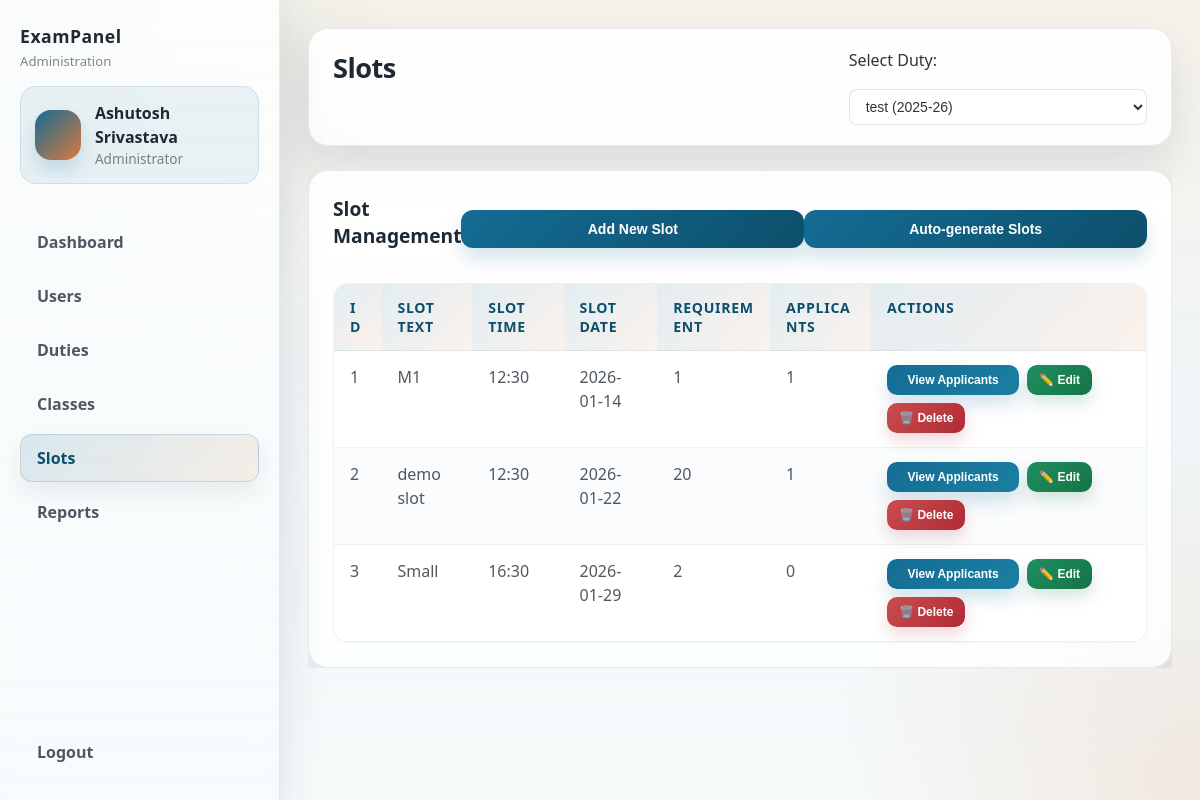
/admin/slots.php (signed in), run on the app's committed database.
### tables this page shows
CREATE TABLE `slot` (
  `id` int(11) NOT NULL,
  `duty` int(11) DEFAULT NULL,
  `slottext` text DEFAULT NULL,
  `slottime` text DEFAULT NULL,
  `slotdate` text DEFAULT NULL,
  `requirement` int(11) DEFAULT NULL
);

### admin/slots.php (the view, shortened to what this page needs)
<?php
require_once '../lib/conn.php';
$duties_query = "SELECT id, title, academicsession, type, createdat FROM duties ORDER BY createdat DESC";
$duties_result = $conn->query($duties_query);
$duties = [];
if ($duties_result) {
    while ($row = $duties_result->fetch_assoc()) {
        $duties[] = $row;
    }
}
$selected_duty = null;
if (isset($_REQUEST['duty']) && $_REQUEST['duty'] !== '') {
    $selected_duty = intval($_REQUEST['duty']);
} elseif (isset($duties[0]['id'])) {
    $selected_duty = $duties[0]['id'];
}
$slots_query = "SELECT s.id, s.slottext, s.slottime, s.slotdate, s.requirement, (SELECT COUNT(*) FROM preferences p WHERE p.slotid = s.id) AS applicants FROM slot s WHERE s.duty = ? ORDER BY s.id";
function fetchSlotsForDuty($conn, $query, $dutyId)
{
    $slots = [];
    $stmt = $conn->prepare($query);
    $stmt->bind_param("i", $dutyId);
    $stmt->execute();
    $slots_result = $stmt->get_result();
    while ($row = $slots_result->fetch_assoc()) {
        $slots[] = $row;
    }
    return $slots;
}
$slots = fetchSlotsForDuty($conn, $slots_query, $selected_duty);
?>
<!DOCTYPE html>
<html lang="en">
<head>
    <link rel="stylesheet" href="../public/style/styles.css">
    <link rel="stylesheet" href="../public/style/admin.css">
</head>
<body class="admin-open">
    <?php include 'sidebar.php'; ?>
    <div class="main">
        <header class="topbar">
            <h1 class="page-title">Slots</h1>
            <div class="topbar-controls">
                <label for="duty_select">Select Duty:</label>
                <select id="duty_select" onchange="changeDuty()" class="duty-select">
                    <?php foreach ($duties as $duty): ?>
                    <option value="<?= $duty['id'] ?>" <?= $selected_duty == $duty['id'] ? 'selected' : '' ?>>
                        <?= htmlspecialchars($duty['title']) ?> (<?= htmlspecialchars($duty['academicsession']) ?>)
                    </option>
                    <?php endforeach; ?>
                </select>
            </div>
        </header>
        <section class="content">
            <div class="duties-table">
                <div class="table-header">
                    <h2>Slot Management</h2>
                    <button type="button" class="btn add-user-btn" onclick="openAddModal()">Add New Slot</button>
                    <button type="button" class="btn add-user-btn" onclick="openAutoGenerateModal()">Auto-generate Slots</button>
                </div>
                <table>
                    <thead>
                        <tr>
                            <th>ID</th>
                            <th>Slot Text</th>
                            <th>Slot Time</th>
                            <th>Slot Date</th>
                            <th>Requirement</th>
                            <th>Applicants</th>
                            <th>Actions</th>
                        </tr>
                    </thead>
                    <tbody>
                        <?php foreach ($slots as $slot): ?>
                        <tr>
                            <td><?= htmlspecialchars($slot['id']) ?></td>
                            <td><?= htmlspecialchars($slot['slottext']) ?></td>
                            <td><?= htmlspecialchars($slot['slottime']) ?></td>
                            <td><?= htmlspecialchars($slot['slotdate']) ?></td>
                            <td><?= htmlspecialchars($slot['requirement']) ?></td>
                            <td><?= htmlspecialchars($slot['applicants']) ?></td>
                            <td>
                                <div class="actions">
                                    <form method="get" action="slot_applicants.php" class="view-form" style="display:inline;">
                                        <button type="submit" class="btn small view-btn" title="View attendees">
                                            View Applicants
                                        </button>
                                    </form>
                                    <button class="btn small edit-btn" onclick="openEditModal(<?= $slot['id'] ?>, '<?= addslashes(htmlspecialchars($slot['slottext'])) ?>', '<?= addslashes(htmlspecialchars($slot['slottime'])) ?>', '<?= addslashes(htmlspecialchars($slot['slotdate'])) ?>', <?= $slot['requirement'] ?>)" title="Edit Slot">
                                        ✏️ Edit
                                    </button>
                                    <form method="post" style="display:inline;" onsubmit="return confirm('Are you sure you want to delete this slot?')">
                                        <button type="submit" class="btn small delete-btn" title="Delete Slot">
                                            🗑️ Delete
                                        </button>
                                    </form>
                                </div>
                            </td>
                        </tr>
                        <?php endforeach; ?>
                    </tbody>
                </table>
            </div>
        </section>
    </div>
</body>
</html>

### public/style/styles.css (style rules this page uses)
html { overflow-x: hidden; width: 100%; max-width: 100%; }
body { font-family: Arial, sans-serif; margin: 0; padding: 0; background-color: #f4f4f9; color: #333; min-height: 100vh; display: flex; align-items: center; justify-content: center; padding: 16px; box-sizing: border-box; width: 100%; max-width: 100vw; overflow-x: hidden !important; }
h1 { text-align: center; color: #ffffff; margin-top: 0; margin-bottom: 18px; font-size: 1.6rem; }
label { display: block; margin-bottom: 5px; font-weight: bold; }
button.btn { display: block; width: 100%; padding: 12px 14px; background: linear-gradient(135deg, rgba(83, 163, 255, 0.9), rgba(119, 102, 255, 0.9)); color: #fff; border: none; border-radius: 10px; cursor: pointer; font-size: 16px; font-weight: 600; box-shadow: 0 6px 18px rgba(56, 96, 255, 0.18); }
.btn.small { display: inline-block; width: auto; padding: 8px 12px; font-size: 0.9rem; border-radius: 8px; }

### admin/slots.php (style rules this page uses)
.duty-select { padding: 8px 12px; border: 1px solid rgba(0,0,0,0.1); border-radius: 8px; background: rgba(255,255,255,0.8); color: #333; font-size: 14px; min-width: 200px; }
.topbar-controls { display: flex; align-items: center; gap: 10px; }
.topbar-controls label { font-weight: 500; color: #333; }

### data on the page
slot: id "1", slottext "M1", slottime "12:30", slotdate "2026-01-14", requirement "1", applicants "1"
slot: id "2", slottext "demo slot", slottime "12:30", slotdate "2026-01-22", requirement "20", applicants "1"
slot: id "3", slottext "Small", slottime "16:30", slotdate "2026-01-29", requirement "2", applicants "0"

### other printed values
$username "Ashutosh Srivastava"
form field value "test (2025-26)"
